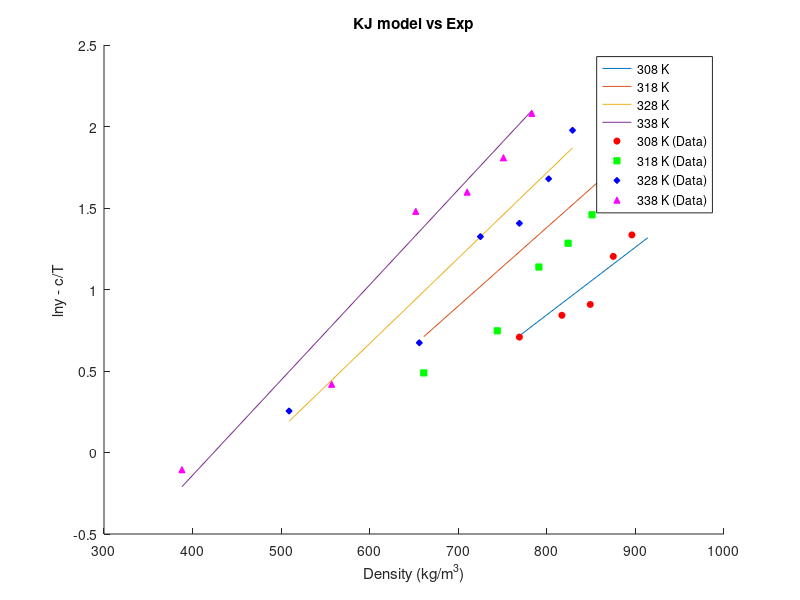
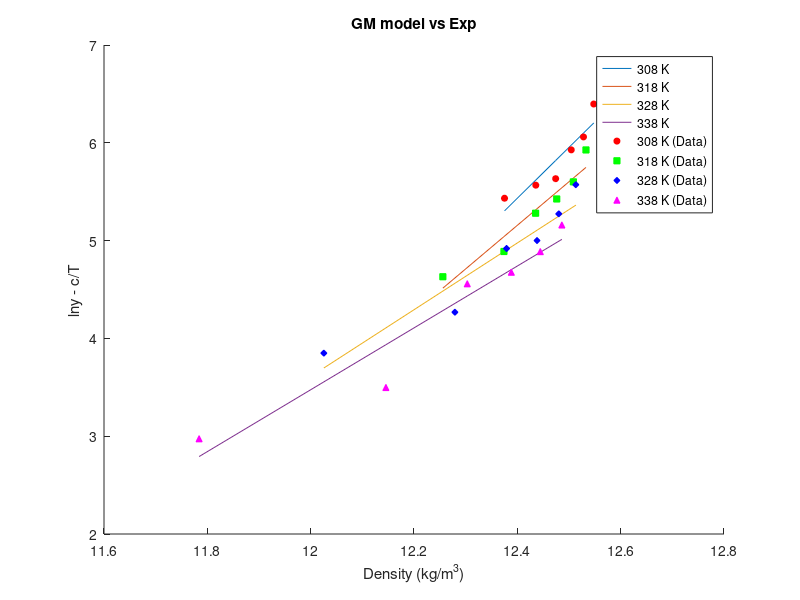
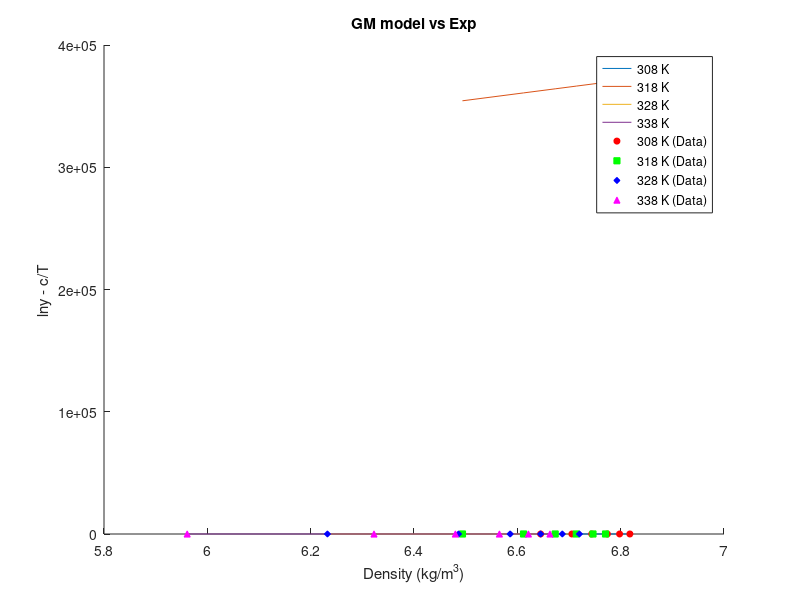
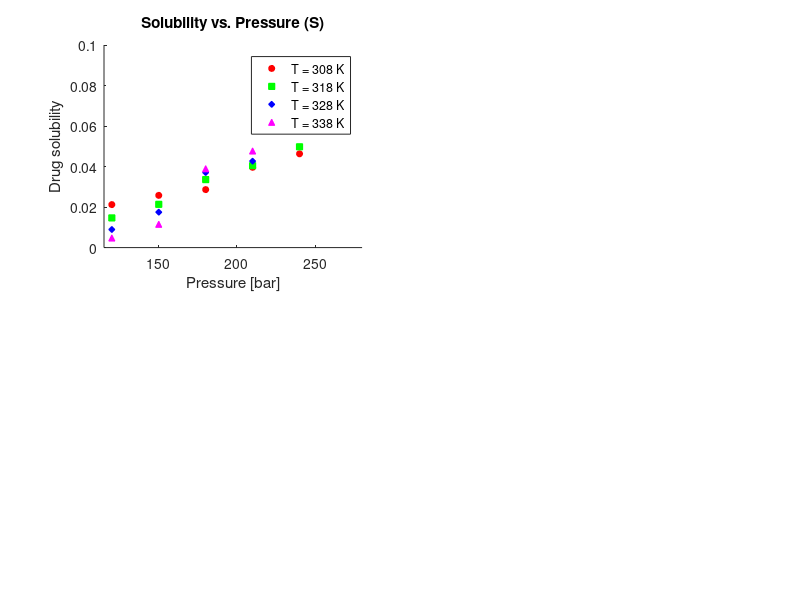

The MATLAB source for these figures, in order: (Note: this script raises an error after producing the figures.)
clear;
% SC CO2 Thermo info
T_c_CO2 = 304.18;       % Critical Temp [Kelvin]
P_c_CO2 = 73.8;         % Critical Pressure [bar]
omega_CO2 = 0.225;      % Omega [-]

% Drug Thermo info
T_c_drug = 1149.5;      % Critical Temp [Kelvin]
P_c_drug = 10.57;       % Critical Pressure [bar]
omega_drug = 2.0964;    % Omega [-]

% Genral info
T = [308 318 328 338];              % Temp range

k_ij = [0.103 0.117 0.126 0.134];   % Binary interaction parameter for PR/KM EoS
R = 8.314;                          % Gas Constant [J/mol·K]

Mw_drug = 598.5;
Mw_CO2 = 44.01;
Mw_methanol = 32.04;

P = [120 150 180 210 240 270];                      % Pressure [bar]

rho_CO2 =   [769 817 849 875 896 914;
            661 744 791 824 851 872;
            509 656 725 769 802 829;
            388 557 652 710 751 783];               % Density [kg/m3]

y_1 =   [2.03 2.32 2.48 3.33 3.80 5.32;
        1.63 2.11 3.12 3.61 4.30 5.96;
        1.29 1.96 3.76 4.08 5.36 7.22;
        0.90 1.52 4.39 4.94 6.10 8.01]/10^6;        % mole fraction

y_b =   [2.03 2.32 2.48 3.33 3.80 5.32;
        1.63 2.11 3.12 3.61 4.30 5.96;
        1.29 1.96 3.76 4.08 5.36 7.22;
        0.90 1.52 4.39 4.94 6.10 8.01];        % mole fraction

S = zeros(4,6);
for j=1:4
    for i=1:6
        S(j,i) = (rho_CO2(j,i) * y_1(j,i) * Mw_drug)/(Mw_CO2 * (1 - y_1(j,i)));
    end
end
% S = S*100;
% C_drug = [0.021 0.026 0.029 0.039 0.046 0.066];     % solubility or concentration [g/L]


y_a = y_b/10^6;

ln_y_b = log(y_b);
ln_y_a = log(y_a);

% KJ Model info
a_KJ = -2.4761;
b_KJ = [0.0041509,0.0048209,0.0052409,0.0058409];
c_KJ = -4550.5306;

ln_y_KJ = zeros(4,6);
ln_y_KJ_cT = zeros(4,6);

for n=1:4
    for i=1:6
        ln_y_KJ(n,i) = a_KJ + b_KJ(n)*rho_CO2(n,i) + c_KJ/T(n);
        ln_y_KJ_cT(n,i) = ln_y_KJ(n,i) - c_KJ/T(n);

    end
end

figure(1);
hold on;

% Plot lines
plot(rho_CO2(1,:), ln_y_KJ_cT(1,:), 'DisplayName', '308 K');
plot(rho_CO2(2,:), ln_y_KJ_cT(2,:), 'DisplayName', '318 K');
plot(rho_CO2(3,:), ln_y_KJ_cT(3,:), 'DisplayName', '328 K');
plot(rho_CO2(4,:), ln_y_KJ_cT(4,:), 'DisplayName', '338 K');

% Scatter points
scatter(rho_CO2(1,:), ln_y_b(1,:), 20, 'r', 'o', 'MarkerFaceColor', 'r', 'DisplayName', '308 K (Data)');
scatter(rho_CO2(2,:), ln_y_b(2,:), 20, 'g', 's', 'MarkerFaceColor', 'g', 'DisplayName', '318 K (Data)');
scatter(rho_CO2(3,:), ln_y_b(3,:), 20, 'b', 'd', 'MarkerFaceColor', 'b', 'DisplayName', '328 K (Data)');
scatter(rho_CO2(4,:), ln_y_b(4,:), 20, 'm', '^', 'MarkerFaceColor', 'm', 'DisplayName', '338 K (Data)');

xlabel('Density (kg/m^3)');
ylabel('lny - c/T');

legend('Location', 'best');
title('KJ model vs Exp');



% GM Model info
a_GM = [-59.074,-50.113,-37.359,-34.48];
b_GM = -5710.4987;
c_GM = [5.2022,4.4572,3.4141,3.1629];

ln_y_GM = zeros(4,6);
y_axis = zeros(4,6);
x_axis = zeros(4,6);

y_GM = zeros(4,6);
for n=1:4
    for i=1:6
        ln_y_GM(n,i) = a_GM(n) + b_GM/T(n) + c_GM(n)*log(rho_CO2(n,i)*T(n));
        y_axis(n,i) = ln_y_GM(n,i) - b_GM/T(n);
        x_axis(n,i) = log(rho_CO2(n,i)*T(n));
        y_GM(n,i) = ln_y_a(n,i) - b_GM/T(n);
    end
end 

figure(2);
hold on;

% Plot lines
plot(x_axis(1,:), y_axis(1,:), 'DisplayName', '308 K');
plot(x_axis(2,:), y_axis(2,:), 'DisplayName', '318 K');
plot(x_axis(3,:), y_axis(3,:), 'DisplayName', '328 K');
plot(x_axis(4,:), y_axis(4,:), 'DisplayName', '338 K');

% Scatter points
scatter(x_axis(1,:), y_GM(1,:), 20, 'r', 'o', 'MarkerFaceColor', 'r', 'DisplayName', '308 K (Data)');
scatter(x_axis(2,:), y_GM(2,:), 20, 'g', 's', 'MarkerFaceColor', 'g', 'DisplayName', '318 K (Data)');
scatter(x_axis(3,:), y_GM(3,:), 20, 'b', 'd', 'MarkerFaceColor', 'b', 'DisplayName', '328 K (Data)');
scatter(x_axis(4,:), y_GM(4,:), 20, 'm', '^', 'MarkerFaceColor', 'm', 'DisplayName', '338 K (Data)');

xlabel('Density (kg/m^3)');
ylabel('lny - c/T');

legend('Location', 'best');
title('GM model vs Exp');


% Chrastil Model info
a_Chrastil = [6.2022, 54572, 4.41441, 4.1629];
b_Chrastil = [-23.251, -18.253, -11.774, -10.35];
c_Chrastil = -6759.0921;

lnS = zeros(4,6);
lnS_cT = zeros(4,6);
ln_rho = log(rho_CO2);
lnS_exp = log(S);
lnS_exp_cT = zeros(4,6);
for n=1:4
    for i=1:6
        lnS(n,i) = a_Chrastil(n)*log(rho_CO2(n,i)) + b_Chrastil(n) + c_Chrastil/T(n);
        lnS_cT(n,i) = lnS(n,i) - c_Chrastil/T(n);
        lnS_exp_cT (n,i) = lnS_exp (n,i) - c_Chrastil/T(n);
    end
end


figure(3);
hold on;

% Plot lines
plot(ln_rho(1,:), lnS_cT(1,:), 'DisplayName', '308 K');
plot(ln_rho(2,:), lnS_cT(2,:), 'DisplayName', '318 K');
plot(ln_rho(3,:), lnS_cT(3,:), 'DisplayName', '328 K');
plot(ln_rho(4,:), lnS_cT(4,:), 'DisplayName', '338 K');

% Scatter points
scatter(ln_rho(1,:), lnS_exp_cT(1,:), 20, 'r', 'o', 'MarkerFaceColor', 'r', 'DisplayName', '308 K (Data)');
scatter(ln_rho(2,:), lnS_exp_cT(2,:), 20, 'g', 's', 'MarkerFaceColor', 'g', 'DisplayName', '318 K (Data)');
scatter(ln_rho(3,:), lnS_exp_cT(3,:), 20, 'b', 'd', 'MarkerFaceColor', 'b', 'DisplayName', '328 K (Data)');
scatter(ln_rho(4,:), lnS_exp_cT(4,:), 20, 'm', '^', 'MarkerFaceColor', 'm', 'DisplayName', '338 K (Data)');

xlabel('Density (kg/m^3)');
ylabel('lny - c/T');

legend('Location', 'best');
title('GM model vs Exp');


figure(4);
% Subplot 1: Solubility vs. Pressure (S)
subplot(2,2,1);
hold on;
scatter(P, S(1,:), 20, 'r', 'o', 'MarkerFaceColor', 'r');  
scatter(P, S(2,:), 20, 'g', 's', 'MarkerFaceColor', 'g');  
scatter(P, S(3,:), 20, 'b', 'd', 'MarkerFaceColor', 'b');  
scatter(P, S(4,:), 20, 'm', '^', 'MarkerFaceColor', 'm');  
xlabel('Pressure [bar]');
ylabel('Drug solubility');
title('Solubility vs. Pressure (S)');
legend('T = 308 K', 'T = 318 K', 'T = 328 K', 'T = 338 K');
xlim([115 280]);
ytickformat('%.2f');

% Subplot 2: Solubility vs. Pressure (y_b)
subplot(2,2,2);
hold on;
scatter(P, y_b(1,:), 20, 'r', 'o', 'MarkerFaceColor', 'r');
scatter(P, y_b(2,:), 20, 'g', 's', 'MarkerFaceColor', 'g');  
scatter(P, y_b(3,:), 20, 'b', 'd', 'MarkerFaceColor', 'b');  
scatter(P, y_b(4,:), 20, 'm', '^', 'MarkerFaceColor', 'm');  
xlabel('Pressure [bar]');
ylabel('Drug solubility');
title('Solubility vs. Pressure (y_b)');
legend('T = 308 K', 'T = 318 K', 'T = 328 K', 'T = 338 K');
xlim([115 280]);
ytickformat('%.2f');
yticks(0.4:1:8.4);

% Subplot 3: Solubility vs. Density (S)
subplot(2,2,3);
hold on;
scatter(rho_CO2(1,:), S(1,:), 20, 'r', 'o', 'MarkerFaceColor', 'r');
scatter(rho_CO2(2,:), S(2,:), 20, 'g', 's', 'MarkerFaceColor', 'g');
scatter(rho_CO2(3,:), S(3,:), 20, 'b', 'd', 'MarkerFaceColor', 'b');
scatter(rho_CO2(4,:), S(4,:), 20, 'm', '^', 'MarkerFaceColor', 'm');
xlabel('Density [kg/m3]');
ylabel('Drug solubility');
title('Solubility vs. Density (S)');
legend('T = 308 K', 'T = 318 K', 'T = 328 K', 'T = 338 K');
xlim([260 960]);

% Subplot 4: Solubility vs. Density (y_b)
subplot(2,2,4);
hold on;
scatter(rho_CO2(1,:), y_b(1,:), 20, 'r', 'o', 'MarkerFaceColor', 'r');
scatter(rho_CO2(2,:), y_b(2,:), 20, 'g', 's', 'MarkerFaceColor', 'g');
scatter(rho_CO2(3,:), y_b(3,:), 20, 'b', 'd', 'MarkerFaceColor', 'b');
scatter(rho_CO2(4,:), y_b(4,:), 20, 'm', '^', 'MarkerFaceColor', 'm');
xlabel('Density [kg/m3]');
ylabel('Drug solubility');
title('Solubility vs. Density (y_b)');
legend('T = 308 K', 'T = 318 K', 'T = 328 K', 'T = 338 K');
xlim([260 960]);
ytickformat('%.2f');
yticks(0.4:1:8.4);
